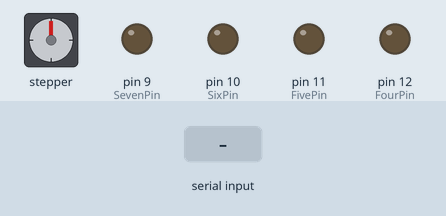
A sketch run on a simulated Arduino Leonardo, built with avr-gcc and run on an emulated ATmega32U4. On the bench: stepper motor, output pins drawn as LEDs (lit = HIGH). The test bench sets the inputs (shaded band). Stepper angles assume 512 steps per turn; what the sketch prints to the serial monitor is not drawn.

Above: at 6.2 s.
6.3 s: "1" received over Serial
7.8 s: "2" received over Serial
Timing chart, 0 to 10.8 s (numbered marks = the images above; inputs shaded):
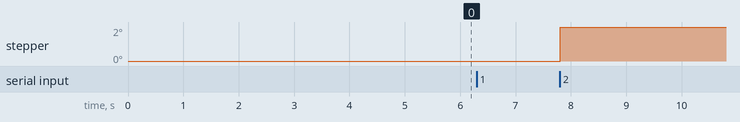

The sketch:

ArduinoInterface.ino
```cpp
#include <Stepper.h>
int FourPin = 12;
int FivePin = 11;
int SixPin = 10;
int SevenPin = 9;

double lastMotor1 = 0;
double lastMotor2 = 0;

Stepper stepperMotor1(512, FourPin, FivePin, SixPin, SevenPin);

void setup(void)
{
  //Begin Serial
  Serial.begin(115200);
  pinMode(FourPin, OUTPUT);
  pinMode(FivePin, OUTPUT);
  pinMode(SixPin, OUTPUT);
  pinMode(SevenPin, OUTPUT);

  // this line is for Leonardo's, it delays the serial interface
  // until the terminal window is opened
  while (!Serial);

    Serial.begin(9600);
    stepperMotor1.setSpeed(20);

  delay(5000);

  Serial.println("A");
}


void loop() {
   delay(10); //This is the minimum delay that removes data errors + 3ms for good measure. This will likely change with hardware and needs to be adjusted.

   if(Serial.available() > 0) {
        char receivedChars[256];
        Serial.readBytes(receivedChars, Serial.available());

        char* commands = strtok(receivedChars, ",");

        double motor1 = strtod(commands, NULL);
        commands = strtok (NULL, " ,.-");

        double motor2 = strtod(commands, NULL);
        commands = strtok (NULL, " ,.-");

        if(motor1 != lastMotor1) {
            stepperMotor1.step(motor1);
            lastMotor1 = motor1;
        }

        if(motor2 != lastMotor2) {
          lastMotor2 = motor2;
        }

        //Diplay data
        Serial.print(getSensorData());
        Serial.print(",");

        Serial.println("");
    }
}

int getSensorData() {
  return 2;
}
```
